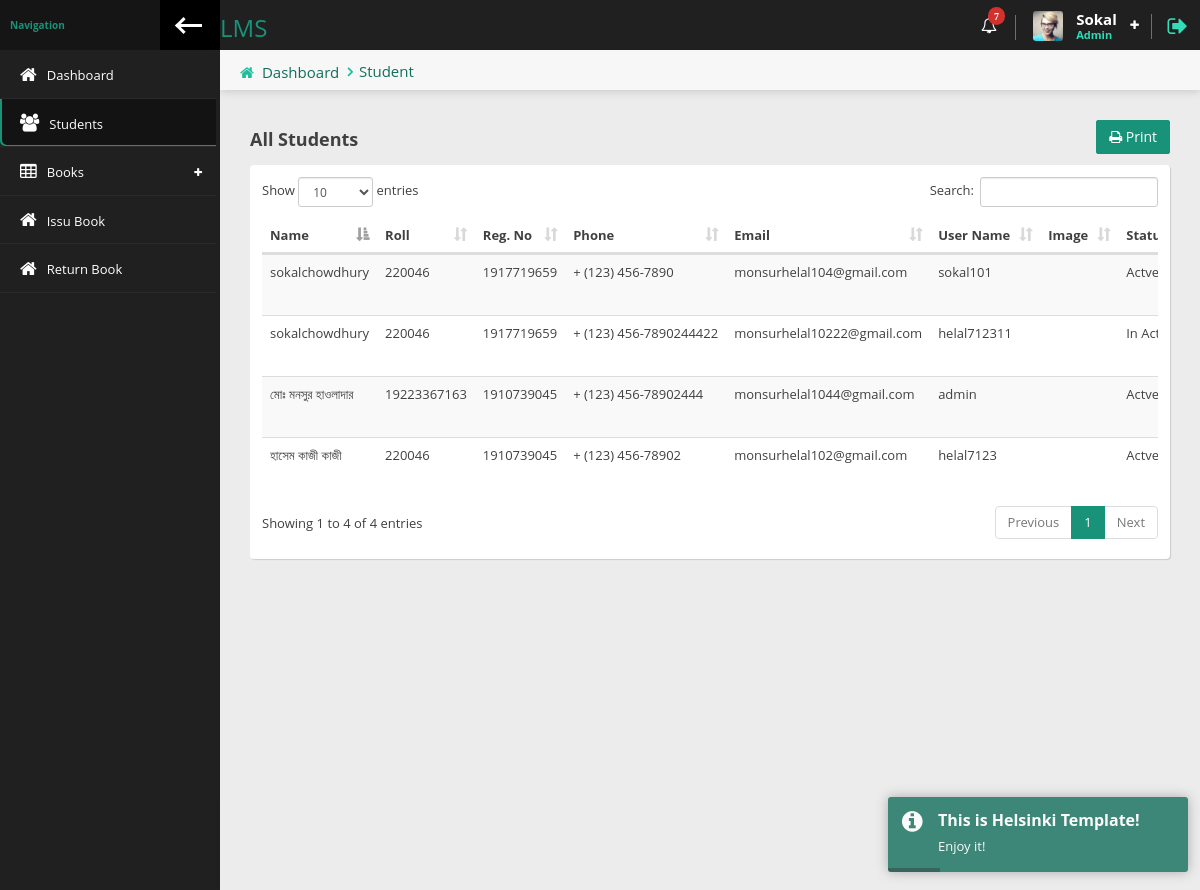
The app's page /librarian/students.php (signed in) with its own data.
### tables this page shows
CREATE TABLE `libraian` (
  `id` int(3) NOT NULL,
  `fast_name` varchar(255) NOT NULL,
  `last_name` varchar(255) NOT NULL,
  `email` varchar(255) NOT NULL,
  `user_name` varchar(255) NOT NULL,
  `password` varchar(255) NOT NULL,
  `date` timestamp NOT NULL DEFAULT current_timestamp()
);

CREATE TABLE `students` (
  `id` int(6) NOT NULL,
  `fname` varchar(255) NOT NULL,
  `lname` varchar(255) NOT NULL,
  `roll` varchar(255) NOT NULL,
  `reg` varchar(255) NOT NULL,
  `phone` varchar(255) NOT NULL,
  `email` varchar(255) NOT NULL,
  `username` varchar(255) NOT NULL,
  `password` varchar(255) NOT NULL,
  `image` varchar(255) DEFAULT NULL,
  `status` tinyint(1) NOT NULL,
  `date` timestamp NOT NULL DEFAULT current_timestamp()
);

### librarian/students.php (the view, shortened to what this page needs)
<?php require_once('header.php');?>
                <div class="content-header">
                    <div class="leftside-content-header">
                        <ul class="breadcrumbs">
                            <li><i class="fa fa-home" aria-hidden="true"></i><a href="#">Dashboard</a></li>
                            <li><a href="javascript:Avoid(0)">Student</a></li>
                        </ul>
                    </div>
                </div>
                <div class="row animated fadeInUp">
                <div class="col-sm-12">
                    <div class="pull-left"><h4 class="section-subtitle"><b>All Students</b></h4></div>
                    <div class="pull-right"><a href="print_all_student.php" target="_blank" class="btn btn-primary"><i class="fa fa-print"></i> Print</a></div>
                    <div class="clearfix"></div>
                    <div class="panel">
                        <div class="panel-content">
                            <div class="table-responsive">
                                <table id="basic-table" class="data-table table table-striped nowrap table-hover" cellspacing="0" width="100%">
                                    <thead>
                                    <tr>
                                        <th>Name</th>
                                        <th>Roll</th>
                                        <th>Reg. No</th>
                                        <th>Phone</th>
                                        <th>Email</th>
                                        <th>User Name</th>
                                        <th>Image</th>
                                        <th>Status</th>
                                    </tr>
                                    </thead>
                                    <tbody>
                                    <?php
                                       $data = mysqli_query($con,"SELECT * FROM `students`");
                                       while($row = mysqli_fetch_assoc($data)){ ?>
                                            <tr>
                                                <td><?= $row["fname"] . $row["lname"] ?></td>
                                                <td><?= $row["roll"] ?></td>
                                                <td><?= $row["reg"] ?></td>
                                                <td><?= $row["phone"] ?></td>
                                                <td><?= $row["email"] ?></td>
                                                <td><?= $row["username"] ?></td>
                                                <td><?= $row["image"] ?></td>
                                                <td><?= $row["status"] == 1 ? "Actve" : "In Actve" ?></td>
                                            </tr>
                                        <?php } ?>
                                    </tbody>
                                </table>
                            </div>
                        </div>
                    </div>
                </div>
                </div>
<?php require_once('footer.php'); ?>

### librarian/header.php (shortened to what this page needs)
<?php
require_once("../dbcon.php");
$page = explode('/',$_SERVER["PHP_SELF"]);
$page =  $page[count($page) - 1];
$libraian_login = $_SESSION["libraian_login"];
$libraian_info_query = mysqli_query($con,"SELECT * FROM `libraian` WHERE `email` = '$libraian_login'");
$libraian_info = mysqli_fetch_assoc($libraian_info_query);
?>
<!doctype html>
<html lang="en" class="fixed left-sidebar-top">
<head>
    <link href="../assets/vendor/pace/pace-theme-minimal.css" rel="stylesheet" />
    <link rel="stylesheet" href="../assets/vendor/bootstrap/css/bootstrap.css">
    <link rel="stylesheet" href="../assets/vendor/font-awesome/css/font-awesome.css">
    <link rel="stylesheet" href="../assets/vendor/animate.css/animate.css">
    <link rel="stylesheet" href="../assets/vendor/toastr/toastr.min.css">
    <link rel="stylesheet" href="../assets/vendor/magnific-popup/magnific-popup.css">
    <link rel="stylesheet" href="../assets/vendor/data-table/media/css/dataTables.bootstrap.min.css">
    <link rel="stylesheet" href="../assets/stylesheets/css/style.css">
</head>
<body>
    <div class="wrap">
        <div class="page-header">
            <div class="leftside-header">
                <div class="logo">
                    <a href="index.php" class="on-click">
                        <h3>LMS</h3>
                    </a>
                </div>
            </div>
            <div class="rightside-header">
                <div class="header-section hidden-xs" id="notice-headerbox">
                    <div class="notice" id="alerts-notice">
                        <i class="fa fa-bell-o" aria-hidden="true"><span class="badge badge-xs badge-top-right x-danger">7</span></i>
                    </div>
                </div>
                <div class="header-section" id="user-headerbox">
                    <div class="user-header-wrap">
                        <div class="user-photo">
                            <img alt="profile photo" src="../assets/images/avatar/avatar_user.jpg" />
                        </div>
                        <div class="user-info">
                            <span class="user-name"><?= ucwords($libraian_info['fast_name'])?></span>
                            <span class="user-profile">Admin</span>
                        </div>
                        <i class="fa fa-plus icon-open" aria-hidden="true"></i>
                    </div>
                </div>
                <div class="header-section">
                    <a href="logout.php" data-toggle="tooltip" data-placement="left" title="Logout"><i class="fa fa-sign-out log-out" aria-hidden="true"></i></a>
                </div>
            </div>
        </div>
        <div class="page-body">
            <div class="left-sidebar">
                <div class="left-sidebar-header">
                    <div class="left-sidebar-title">Navigation</div>
                    <div class="left-sidebar-toggle c-hamburger c-hamburger--htla hidden-xs" data-toggle-class="left-sidebar-collapsed" data-target="html">
                        <span></span>
                    </div>
                </div>
                <div id="left-nav" class="nano">
                    <div class="nano-content">
                        <nav>
                            <ul class="nav nav-left-lines" id="main-nav">
                                <li class="<?= $page == 'index.php' ? 'active-item': '' ?>"><a href="index.php"><i class="fa fa-home" aria-hidden="true"></i><span>Dashboard</span></a></li>
                                <li class="<?= $page == 'students.php' ? 'active-item': '' ?>"><a href="students.php"><i class="fa fa-users" aria-hidden="true"></i><span>Students</span></a></li>
                                <li class="has-child-item close-item <?= $page == 'add_book.php' ? 'open-item': '' ?> <?= $page == 'manage_book.php' ? 'open-item': '' ?>">
                                <a><i class="fa fa-table" aria-hidden="true"></i><span>Books</span></a>
                            </li>
                            <li class="<?= $page == 'issu_book.php' ? 'active-item': '' ?>"><a href="issu_book.php"><i class="fa fa-home" aria-hidden="true"></i><span>Issu Book</span></a></li>
                            <li class="<?= $page == 'return_book.php' ? 'active-item': '' ?>"><a href="return_book.php"><i class="fa fa-home" aria-hidden="true"></i><span>Return Book</span></a></li>
                            </ul>
                        </nav>
                    </div>
                </div>
            </div>
            <div class="content">

### records on screen
libraian: fast_name "Sokal"
students: fname "sokal", lname "chowdhury", roll "220046", reg "1917719659", phone "+ (123) 456-7890", email "monsurhelal104@gmail.com", username "sokal101", status "Actve"
students: fname "হাসেম কাজী", lname "কাজী", roll "220046", reg "1910739045", phone "+ (123) 456-78902", email "monsurhelal102@gmail.com", username "helal7123", status "Actve"
students: fname "মোঃ মনসুর", lname "হাওলাদার", roll "19223367163", reg "1910739045", phone "+ (123) 456-78902444", email "monsurhelal1044@gmail.com", username "admin", status "Actve"
students: fname "sokal", lname "chowdhury", roll "220046", reg "1917719659", phone "+ (123) 456-7890244422", email "monsurhelal10222@gmail.com", username "helal712311", status "In…"
